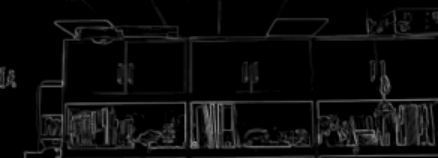
#> input picture 图片物体边缘的提取分割.png, 438 x 158 px, found by its file name
$ python scipy_edge_detection.py
#> lines starting #> are read from the running program, lines starting #| are printed output that depends on the picture; after the words box and inside, x2 and y2 are one past the last pixel; in counts of white or black regions, pixels touching at a corner belong together
# -*- coding: utf-8 -*-
"""
基于 SciPy 库的 Canny 边缘检测
---------------------------------
SciPy 自身没有封装好的 Canny 接口，但它提供了
    - scipy.ndimage.gaussian_filter        高斯平滑
    - scipy.ndimage.sobel / prewitt        一阶梯度
    - scipy.ndimage.gaussian_laplace       二阶梯度
因此本脚本用 SciPy 重新实现 Canny 的完整四步流程：
    1) 高斯平滑
    2) Sobel 一阶梯度幅值与方向
    3) 非极大值抑制
    4) 双阈值滞后跟踪
最终输出与 OpenCV / skimage Canny 等价的二值边缘图。

说明：
    OpenCV 不可用，全部 I/O 用 PIL + numpy 走 bytes 完成，兼容中文路径。
"""

import os
import numpy as np
from PIL import Image
from scipy.ndimage import gaussian_filter, sobel


# ---------- 路径配置 ----------
INPUT_IMAGE_PATH = r"C:\Users\18607\Desktop\边缘识别模型方法\图片物体边缘的提取分割.png"

OUTPUT_DIR = os.path.join(os.path.dirname(os.path.abspath(__file__)), "outputs")
os.makedirs(OUTPUT_DIR, exist_ok=True)

# ---------- Canny 参数 ----------
GAUSSIAN_SIGMA = 1.0
LOW_THRESHOLD = 0.05    # 归一化到 0~1
HIGH_THRESHOLD = 0.15


# ---------- 工具函数 ----------
def imread_unicode(path: str) -> np.ndarray:
    """PIL 可以读中文路径，返回 uint8 灰度数组。"""
    with Image.open(path) as img:
        gray = img.convert("L")
        return np.asarray(gray, dtype=np.uint8)


def imwrite_unicode(path: str, arr: np.ndarray) -> None:
    """写出含中文路径的灰度图（二值图也用此法）。"""
    if arr.dtype == bool:
        arr = arr.astype(np.uint8) * 255
    Image.fromarray(arr).save(path)


def _non_max_suppression(mag: np.ndarray, angle: np.ndarray) -> np.ndarray:
    """非极大值抑制：只在梯度方向上保留局部最大值。"""
    H, W = mag.shape
    out = np.zeros_like(mag)

    # 把角度量化到 4 个方向：0°, 45°, 90°, 135°
    angle = angle * 180.0 / np.pi
    angle[angle < 0] += 180.0
    q = np.zeros_like(angle, dtype=np.uint8)
    q[(angle >= 0) & (angle < 22.5) | (angle >= 157.5) & (angle <= 180)] = 0       # 水平
    q[(angle >= 22.5) & (angle < 67.5)] = 1                                        # 45°
    q[(angle >= 67.5) & (angle < 112.5)] = 2                                       # 垂直
    q[(angle >= 112.5) & (angle < 157.5)] = 3                                      # 135°

    for y in range(1, H - 1):
        for x in range(1, W - 1):
            m = mag[y, x]
            if q[y, x] == 0:
                if not (m >= mag[y, x - 1] and m >= mag[y, x + 1]):
                    continue
            elif q[y, x] == 1:
                if not (m >= mag[y - 1, x - 1] and m >= mag[y + 1, x + 1]):
                    continue
            elif q[y, x] == 2:
                if not (m >= mag[y - 1, x] and m >= mag[y + 1, x]):
                    continue
            else:
                if not (m >= mag[y - 1, x + 1] and m >= mag[y + 1, x - 1]):
                    continue
            out[y, x] = m
    return out


def _hysteresis(edges: np.ndarray, low: float, high: float) -> np.ndarray:
    """双阈值滞后：把连接到强边缘的弱边缘一并保留。"""
    strong = edges >= high
    weak = (edges >= low) & (edges < high)

    out = strong.copy()
    # 通过 8 邻域扩张，把与已确认边缘相邻的弱边缘激活
    for _ in range(100):
        # 8 邻域求或
        expanded = np.zeros_like(out)
        for dy in (-1, 0, 1):
            for dx in (-1, 0, 1):
                if dy == 0 and dx == 0:
                    continue
                # 把 out 平移 dy,dx 后的结果加到 expanded
                shifted = np.zeros_like(out)
                ys_src = slice(max(0, -dy), out.shape[0] - max(0, dy))
                ys_dst = slice(max(0, dy), out.shape[0] - max(0, -dy))
                xs_src = slice(max(0, -dx), out.shape[1] - max(0, dx))
                xs_dst = slice(max(0, dx), out.shape[1] - max(0, -dx))
                shifted[ys_dst, xs_dst] = out[ys_src, xs_src]
                expanded |= shifted

        grown = out | (expanded & weak)
        if np.array_equal(grown, out):
            break
        out = grown
    return out


def canny_scipy(gray: np.ndarray,
                sigma: float = 1.0,
                low: float = 0.05,
                high: float = 0.15) -> np.ndarray:
    """用 SciPy 实现的 Canny 边缘检测。"""
    # 1. 高斯平滑
    smoothed = gaussian_filter(gray.astype(np.float32) / 255.0, sigma=sigma)

    # 2. Sobel 一阶梯度
    gx = sobel(smoothed, axis=1)
    gy = sobel(smoothed, axis=0)
    mag = np.hypot(gx, gy)
    mag /= (mag.max() + 1e-12)  # 归一化到 0~1
    angle = np.arctan2(gy, gx)

    # 3. 非极大值抑制
    nms = _non_max_suppression(mag, angle)

    # 4. 双阈值 + 滞后
    edges = _hysteresis(nms, low, high)
    return edges


def run_edge_detection(image_path: str, output_dir: str) -> None:
    gray = imread_unicode(image_path)
#> in imread_unicode, img is the input picture: PIL image 438x158 RGBA; mean R, G, B, A 11.5, 11.5, 11.5, 255
    if gray is None or gray.size == 0:
        raise FileNotFoundError(f"无法读取图像：{image_path}")

    base = os.path.splitext(os.path.basename(image_path))[0]

    gray_path = os.path.join(output_dir, f"{base}_gray.png")
    imwrite_unicode(gray_path, gray)

    edges = canny_scipy(gray, GAUSSIAN_SIGMA, LOW_THRESHOLD, HIGH_THRESHOLD)
#> in canny_scipy, `gy = sobel(smoothed, axis=0)`:
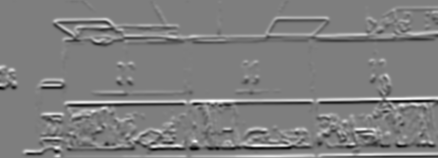
#> gy: shape (158, 438) float32; min -0.824, max 0.838, mean 0.00498; drawn with min black and max white
#> in _non_max_suppression, `angle[angle < 0] += 180.0`:
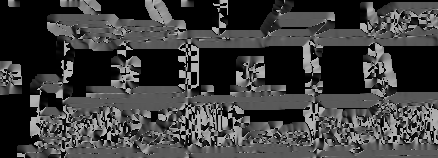
#> angle: shape (158, 438) float32; min 0, max 180, mean 61.9
#> after the loop in _non_max_suppression, `for y in range(1, H - 1):`:
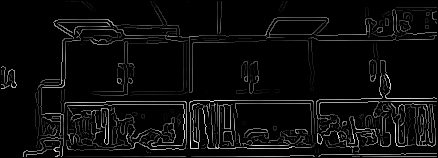
#> out: shape (158, 438) float32; min 0, max 1, mean 0.048
#> in _hysteresis, `strong = edges >= high`:
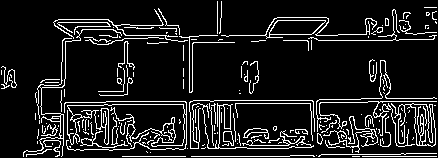
#> strong: shape (158, 438) bool; 11.5% white in thin lines or dots
#> in _hysteresis, `weak = (edges >= low) & (edges < high)`: weak: shape (158, 438) bool; 1.8% white in thin lines or dots
#> after the loop in _hysteresis, `for _ in range(100):`:
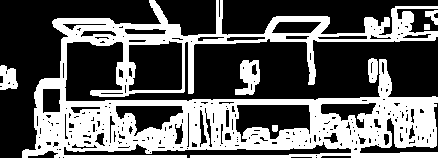
#> expanded: shape (158, 438) bool; 37.7% white; 7 white regions, largest, box (x1, y1, x2, y2) and area: (22, 0, 438, 158) 24815, (235, 60, 260, 95) 537, (0, 65, 18, 90) 333
#> after the loop in _hysteresis, `for _ in range(100):`:
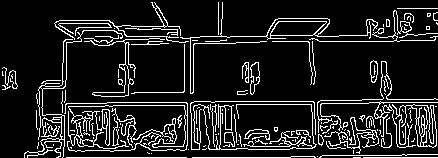
#> shifted: shape (158, 438) bool; 12.6% white in thin lines or dots
#> in canny_scipy, `edges = _hysteresis(nms, low, high)`:
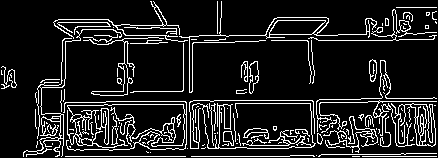
#> edges: shape (158, 438) bool; 12.6% white in thin lines or dots
    edges_path = os.path.join(output_dir, f"{base}_scipy_canny.png")
    imwrite_unicode(edges_path, edges)
#> in imwrite_unicode (call 2), `arr = arr.astype(np.uint8) * 255`: arr: shape (158, 438); 12.6% white in thin lines or dots

    print(f"原图尺寸                : {gray.shape}")
#| 原图尺寸                : (158, 438)
    print(f"灰度图已保存            : {gray_path}")
    print(f"Canny 边缘图已保存       : {edges_path}")
    print(f"参数                    : sigma={GAUSSIAN_SIGMA}, low={LOW_THRESHOLD}, high={HIGH_THRESHOLD}")


if __name__ == "__main__":
    run_edge_detection(INPUT_IMAGE_PATH, OUTPUT_DIR)
